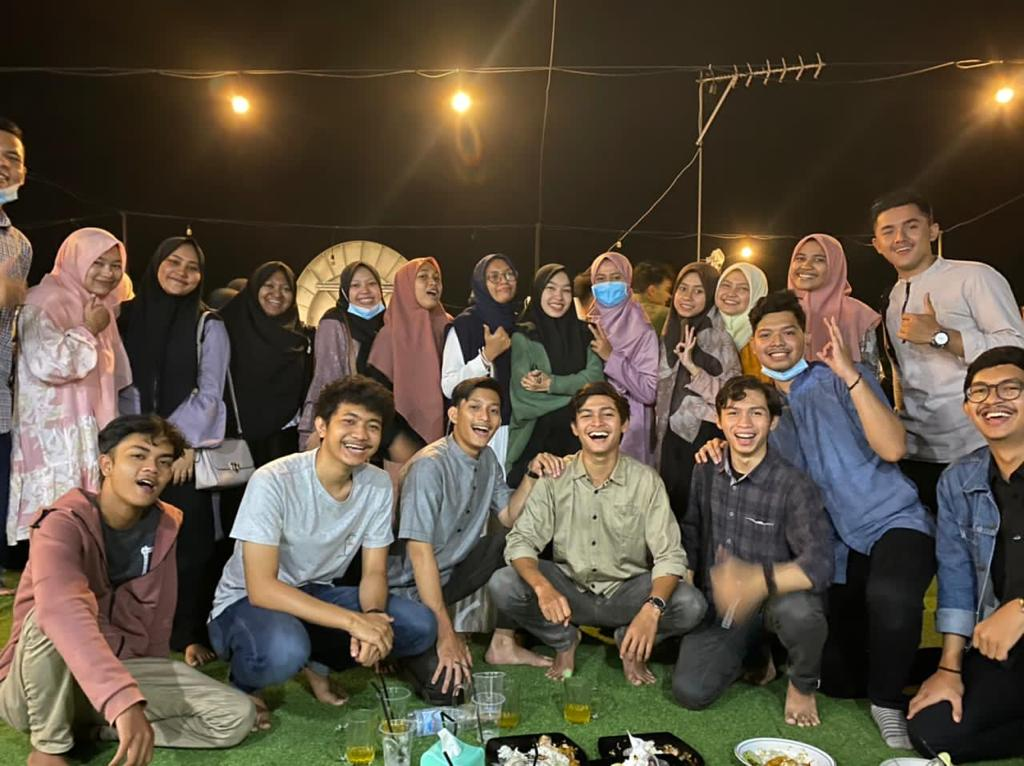
#> input picture prak4/gambar/1.jpg, 1024 x 766 px, given in place of the camera
$ jupyter execute Tugas1.ipynb
#> lines starting #> are read from the running program, lines starting #| are printed output that depends on the picture
[cell 1]
#Berikut ini adalah code untuk menampilkan video live stream dari kamera
#framenya diperkecil menjadi setengahnya
#untuk menutup frame, klik key 'q'

import cv2

cap = cv2.VideoCapture(0)

# Check if the webcam is opened correctly
if not cap.isOpened():
    raise IOError("Cannot open webcam")

while True:
    ret, frame = cap.read()
#> frame is the input picture: shape (766, 1024, 3); mean B, G, R 65, 80, 91.2
    frame = cv2.resize(frame, None, fx=0.5, fy=0.5, interpolation=cv2.INTER_AREA)
#> frame: shape (383, 512, 3)
    cv2.imshow('Input', frame)

    if cv2.waitKey(1) & 0xff == ord('q'):
#> (key q is pressed here)
        break
cap.release()
cv2.destroyAllWindows()

[cell 2]
#Berikut ini merupakan code yang menampilkan video live stream dari kamera
#kemudian anda dapat menggunakan mouse input dan membuat persegi di mana
#gambar pada persegi akan diubah menjadi citra negatif

import cv2
import numpy as np

def draw_rectangle(event, x, y, flags, params):
    global x_init, y_init, drawing, top_left_pt, bottom_right_pt

    if event == cv2.EVENT_LBUTTONDOWN:
        drawing = True
        x_init, y_init = x, y
    elif event == cv2.EVENT_MOUSEMOVE:
        if drawing:
            top_left_pt = (min(x_init, x), min(y_init, y))
            bottom_right_pt = (max(x_init, x), max(y_init, y))
            img[y_init:y, x_init:x] = 255 - img[y_init:y, x_init:x] #proses mengubah jadi negatif
    elif event == cv2.EVENT_LBUTTONUP:
        drawing = False
        top_left_pt = (min(x_init, x), min(y_init, y))
        bottom_right_pt = (max(x_init, x), max(y_init, y))
        img[y_init:y, x_init:x] = 255 - img[y_init:y, x_init:x] #proses mengubah jadi negatif

if __name__=='__main__':
    drawing = False
    top_left_pt, bottom_right_pt = (-1,-1), (-1,-1)

    cap = cv2.VideoCapture(0)

    # Check if the webcam is opened correctly
    if not cap.isOpened():
        raise IOError("Cannot open webcam")

    cv2.namedWindow('Webcam')
    cv2.setMouseCallback('Webcam', draw_rectangle)

    while True:
        ret, frame = cap.read()
        img = cv2.resize(frame, None, fx=0.5, fy=0.5, interpolation=cv2.INTER_AREA)

        (x0,y0), (x1,y1) = top_left_pt, bottom_right_pt
        img[y0:y1, x0:x1] = 255 - img[y0:y1, x0:x1]

        cv2.imshow('Webcam', img)

        if cv2.waitKey(1) & 0xff == ord('q'):
#> (key q is pressed here)
            break
    cap.release()
    cv2.destroyAllWindows()

[cell 3]
#Tugasnya
#Silakan anda bereksperimen dengan bagian persegi yang dipilih pada video live stream dari camera
#Jika pada contoh bagian persegi diubah menjadi negatif,
#maka pada tugas ini, anda bisa berkreasi, seperti mengubah warna, apply filter seperti blur,
#gaussianblur, medianblur, atau menampilkan efek lainnya

#atau anda bisa berkreasi pada keseluruhan gambar dengan menambah facemask, kumis,
#telinga kucing atau lainnya

import numpy as np
import cv2
face_cascade = cv2.CascadeClassifier('./cascades/haarcascade_frontalface_default.xml')
specs_ori = cv2.imread('./gambar/kaca_mata.png', -1)
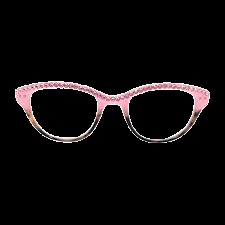
#> input picture tugas1/gambar/kaca_mata.png, 225 x 225 px
#> specs_ori is the input picture: shape (225, 225, 4); mean B, G, R, A 11.3, 10.9, 13.3, 11
cap = cv2.VideoCapture(0) #webcame video
# cap = cv2.VideoCapture('jj.mp4') #any Video file also
cap.set(cv2.CAP_PROP_FPS, 30)

def transparentOverlay(src, overlay, pos=(0, 0), scale=1):
    overlay = cv2.resize(overlay, (0, 0), fx=scale, fy=scale)
    h, w, _ = overlay.shape  # Size of foreground
    rows, cols, _ = src.shape  # Size of background Image
    y, x = pos[0], pos[1]  # Position of foreground/overlay image
    # loop over all pixels and apply the blending equation
    for i in range(h):
        for j in range(w):
            if x + i >= rows or y + j >= cols:
                continue
            alpha = float(overlay[i][j][3] / 255.0)  # read the alpha channel
            src[x + i][y + j] = alpha * overlay[i][j][:3] + (1 - alpha) * src[x + i][y + j]
    return src
while 1:
    ret, img = cap.read()
    gray = cv2.cvtColor(img, cv2.COLOR_BGR2GRAY)
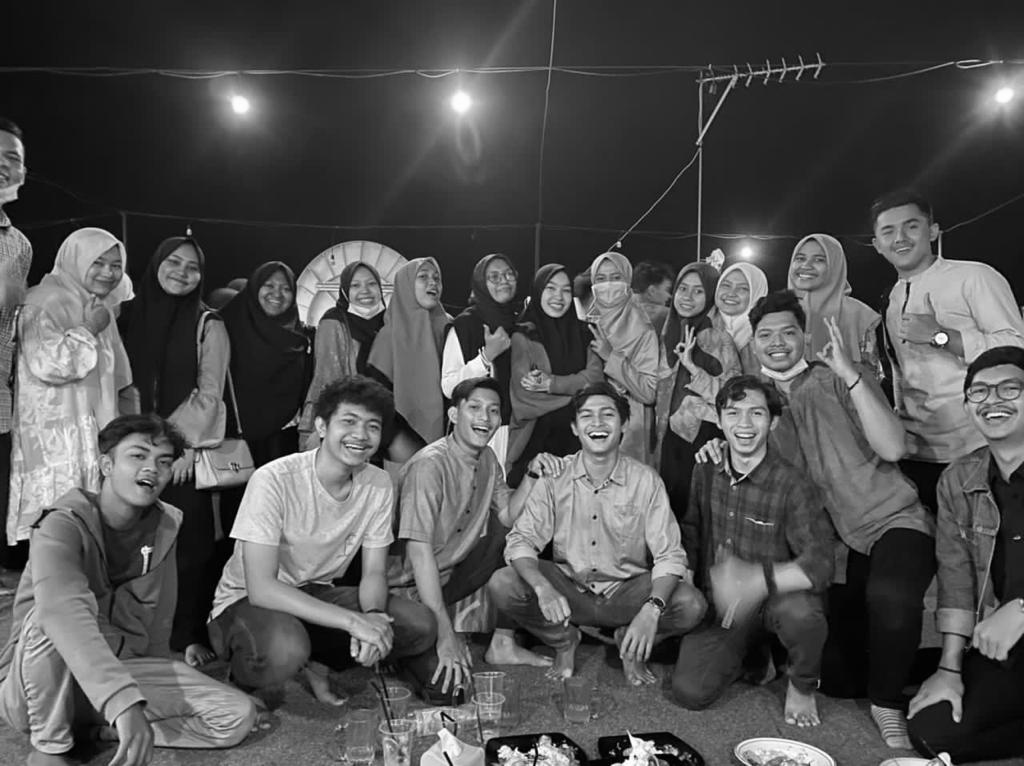
#> gray: shape (766, 1024); min 0, max 255, mean 81.7
    faces=face_cascade.detectMultiScale(img, 1.2, 5, 0, (120, 120), (350, 350))
#> faces = ()
    for (x, y, w, h) in faces:
        if h > 0 and w > 0:
            glass_symin = int(y + 1.5 * h / 5)
            glass_symax = int(y + 2.5 * h / 5)
            sh_glass = glass_symax - glass_symin
            face_glass_roi_color = img[glass_symin:glass_symax, x:x+w]
            specs = cv2.resize(specs_ori, (w, sh_glass),interpolation=cv2.INTER_AREA)
            transparentOverlay(face_glass_roi_color,specs)
#> this loop made 0 passes
    cv2.imshow('Kaca mata', img)
    k = cv2.waitKey(30) & 0xff
#> (key q is pressed here)
    if k == 27:
        cv2.imwrite('img.jpg', img)
        break
cap.release()
cv2.destroyAllWindows()
